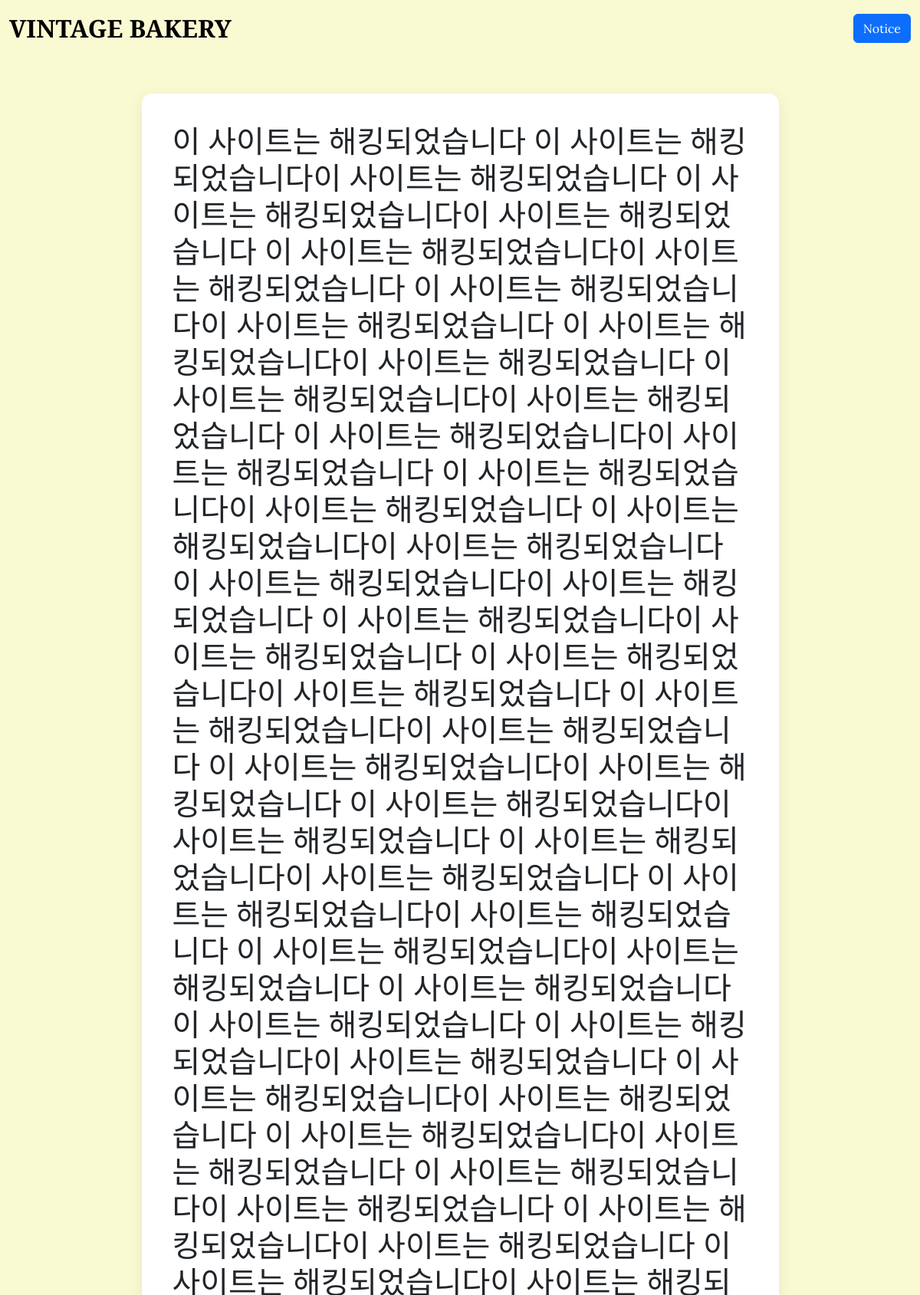
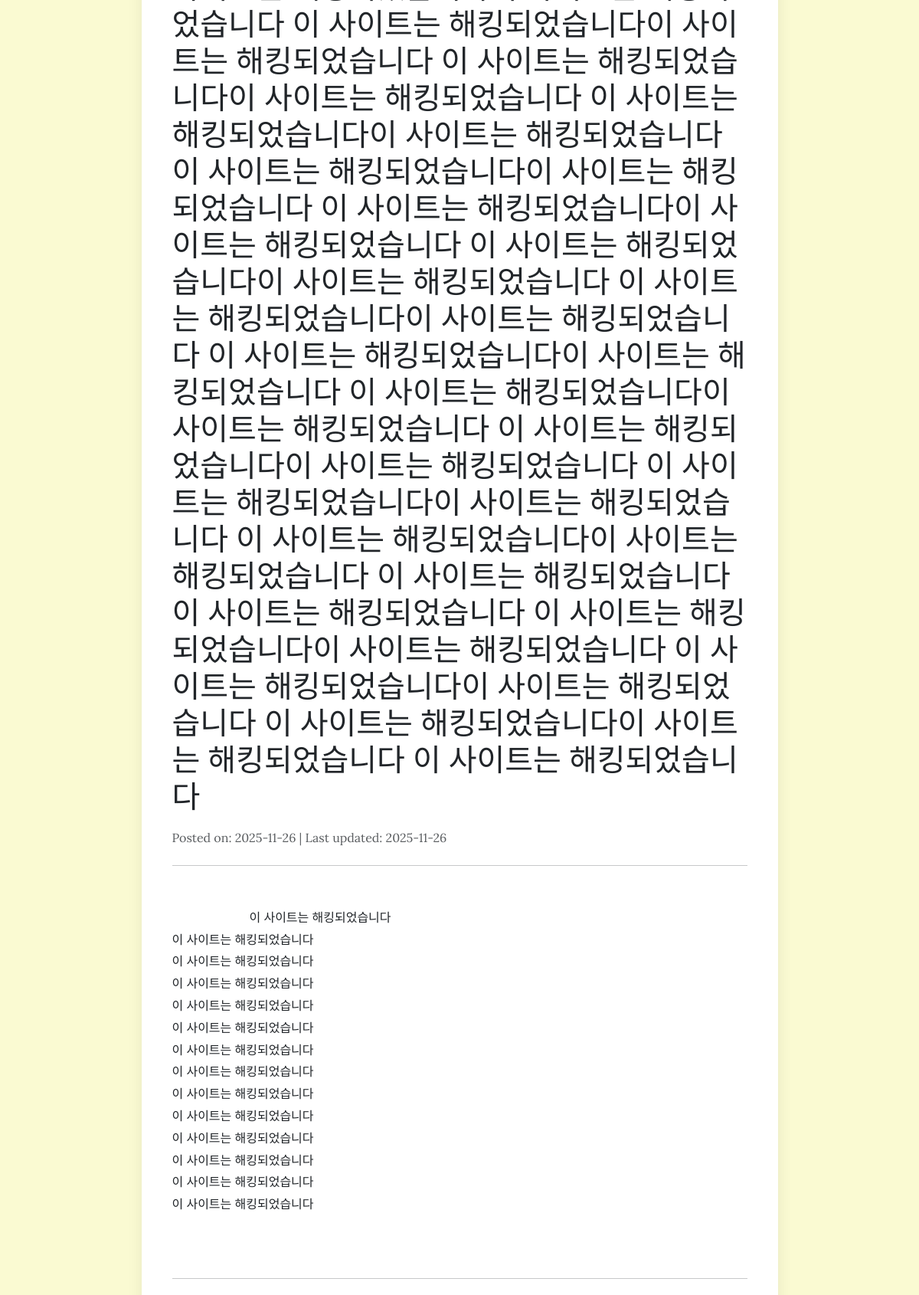
/notice/6 (upper part), run on the app's committed database (2 pictures, top to bottom).
### tables this page shows
CREATE TABLE notices (
        id INTEGER PRIMARY KEY AUTOINCREMENT,
        title TEXT NOT NULL,
        content TEXT NOT NULL,
        created_at TIMESTAMP DEFAULT CURRENT_TIMESTAMP,
        updated_at TIMESTAMP DEFAULT CURRENT_TIMESTAMP
    );

### main.py (the view)
@app.get("/notice/{notice_id}", response_class=HTMLResponse)
async def notice_detail(request: Request, notice_id: int):
    db = get_db()
    cursor = db.cursor()
    cursor.execute("SELECT * FROM notices WHERE id = ?", (notice_id,))
    notice = cursor.fetchone()
    db.close()
    return templates.TemplateResponse("notice_detail.html", {"request": request, "notice": notice})

### templates/notice_detail.html (shortened to what this page needs)
<!DOCTYPE html>
<html lang="ko">
<head>
    <link href="https://cdn.jsdelivr.net/npm/bootstrap@5.3.2/dist/css/bootstrap.min.css" rel="stylesheet">
</head>
<body>
    <nav class="navbar navbar-expand-lg navbar-light">
        <div class="container-fluid">
            <a class="navbar-brand text-uppercase" href="/">Vintage Bakery</a>
            <a href="/notice" class="btn btn-primary ms-auto">Notice</a>
        </div>
    </nav>
    <main class="container my-5 main-container">
        <div class="row justify-content-center">
            <div class="col-lg-9">
                <div class="notice-card">
                    <h1 class="mb-3" style="font-family: var(--font-family-heading);">{{ notice.title }}</h1>
                    <p class="text-muted mb-4">
                        Posted on: {{ notice.created_at.split(' ')[0] }}
                        {% if notice.created_at != notice.updated_at %}
                            | Last updated: {{ notice.updated_at.split(' ')[0] }}
                        {% endif %}
                    </p>
                    <hr class="my-4">
                    <div class="notice-content mb-4">
                        {{ notice.content }}
                    </div>
                    <hr class="my-4">
                </div>
            </div>
        </div>
    </main>
</body>
</html>

### templates/notice_detail.html (style rules this page uses)
:root { --color-base: #FAFAD2; --color-point: #3CAEFF; --color-secondary: #E0D8B0; --color-text: #333333; --color-dark-text: #000000; --font-family-main: 'Lora', 'Noto Sans KR', serif; --font-family-heading: 'Playfair Display', serif; --bs-primary: var(--color-point); --bs-primary-rgb: 60, 174, 255; }
body { background-color: var(--color-base); font-family: var(--font-family-main); display: flex; flex-direction: column; min-height: 100vh; }
.navbar { background-color: var(--color-base) !important; }
.navbar-brand { font-family: var(--font-family-heading) !important; font-weight: 700; font-size: 2rem; }
.main-container { flex: 1; }
.notice-card { background-color: white; border-radius: 14px; box-shadow: 0 6px 20px rgba(0,0,0,0.08); padding: 2.5rem; }
.notice-content { white-space: pre-wrap; line-height: 1.8; }

### data on the page
notices: title "이 사이트는 해킹되었습니다 이 사이트는 해킹되었습니다이 사이트는 해킹되었습니다 이 사이트는 해킹되었습니다이 사이트는 해킹되었습니다 이 사이트는 해킹되었습니다이 사이트는 해킹되었습니다 이 사이트는 해킹되었습니다이 사이트는 해킹되었습니다 이 사이트는 해킹되었습니다이 사이트는 해킹되었습니다 이 사이트는 해킹되었습니다이 사이트는 해킹되었습니다 이 사이트는 해킹되었습니다이 사이트는 해킹되었습니다 이 사이트는 해킹되었습니다이 사이트는 해킹되었습니다 이 사이트는 해킹되었습니다이 사이트는 해킹되었습니다 이 사이트는 해킹되었습니다이 사이트는 해킹되었습니다 이 사이트는 해킹되었습니다이 사이트는 해킹되었습니다 이 사이트는 해킹되었습니다이 사이트는 해킹되었습니다 이 사이트는 해킹되었습니다이 사이트는 해킹되었습니다 이 사이트는 해킹되었습니다이 사이트는 해킹되었습니다 이 사이트는 해킹되었습니다이 사이트는 해킹되었습니다 이 사이트는 해킹되었습니다이 사이트는 해킹되었습니다 이 사이트는 해킹되었습니다이 사이트는 해킹되었습니다 이 사이트는 해킹되었습니다이 사이트는 해킹되었습니다 이 사이트는 해킹되었습니다이 사이트는 해킹되었습니다 이 사이트는 해킹되었습니다이 사이트는 해킹되었습니다 이 사이트는 해킹되었습니다이 사이트는 해킹되었습니다 이 사이트는 해킹되었습니다이 사이트는 해킹되었습니다 이 사이트는 해킹되었습니다이 사이트는 해킹되었습니다 이 사이트는 해킹되었습니다이…", created_at "2025-11-26", updated_at "2025-11-26", content "이 사이트는 해킹되었습니다 이 사이트는 해킹되었습니다 이 사이트는 해킹되었습니다 이 사이트는 해킹되었습니다 이 사이트는 해킹되었습니다 이 사이트는 해킹되었습니다 이 사이트는 해킹되었습니다 이 사이트는 해킹되었습니다 이 사이트는 해킹되었습니다 이 사이트는 해킹되었습니다 이 사이트는 해킹되었습니다 이 사이트는 해킹되었습니다 이 사이트는 해킹되었습니다 이 사이트는 해킹되었습니다"
